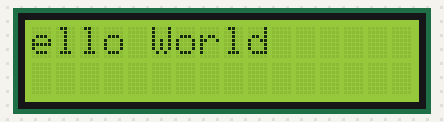
Bench run of a sketch on a simulated Arduino Uno, built with avr-gcc and run on an emulated ATmega328P. Parts: 16×2 character LCD.

Above: at 0.16 s.
At 0.56 s:
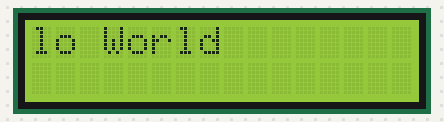
At 1.16 s:
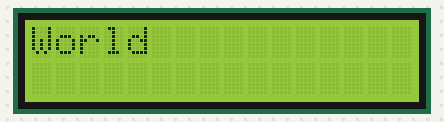
At 2.1 s:
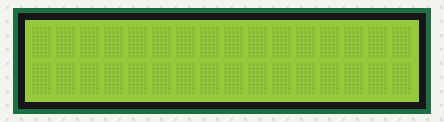
At 5.37 s:
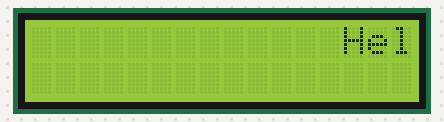
At 8.77 s:
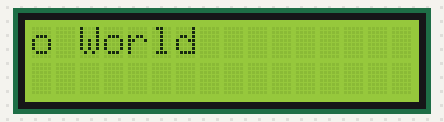

The sketch:

hello_world_scroll.ino
```cpp
//Display LCD 16X2

#include <LiquidCrystal.h>

LiquidCrystal lcd (8,9,4,5,6,7); //RS, E, D4, D5,D6,D7


void setup()
{
  lcd.begin (16,2); // inicializa lcd 16x2
  lcd.clear ();
  lcd.setCursor (0,0);
  lcd.print ("Hello World");
}


void loop()
{

 for(int posi_LCD = 0; posi_LCD < 11 ; posi_LCD ++)
  {
    lcd.setCursor(16,1);
    lcd.scrollDisplayLeft();  //Essa é a função que faz as letras se deslocarem

    delay(200);         // Quanto menor o tempo, mais rápido será o deslocamento
  }
}
```

Measured:
- by itself, everything shown: repeats every 8.0 s, in 27 steps
- what the display in image 3 shows lasts 2.8 s, from 2.1 s to 4.9 s
